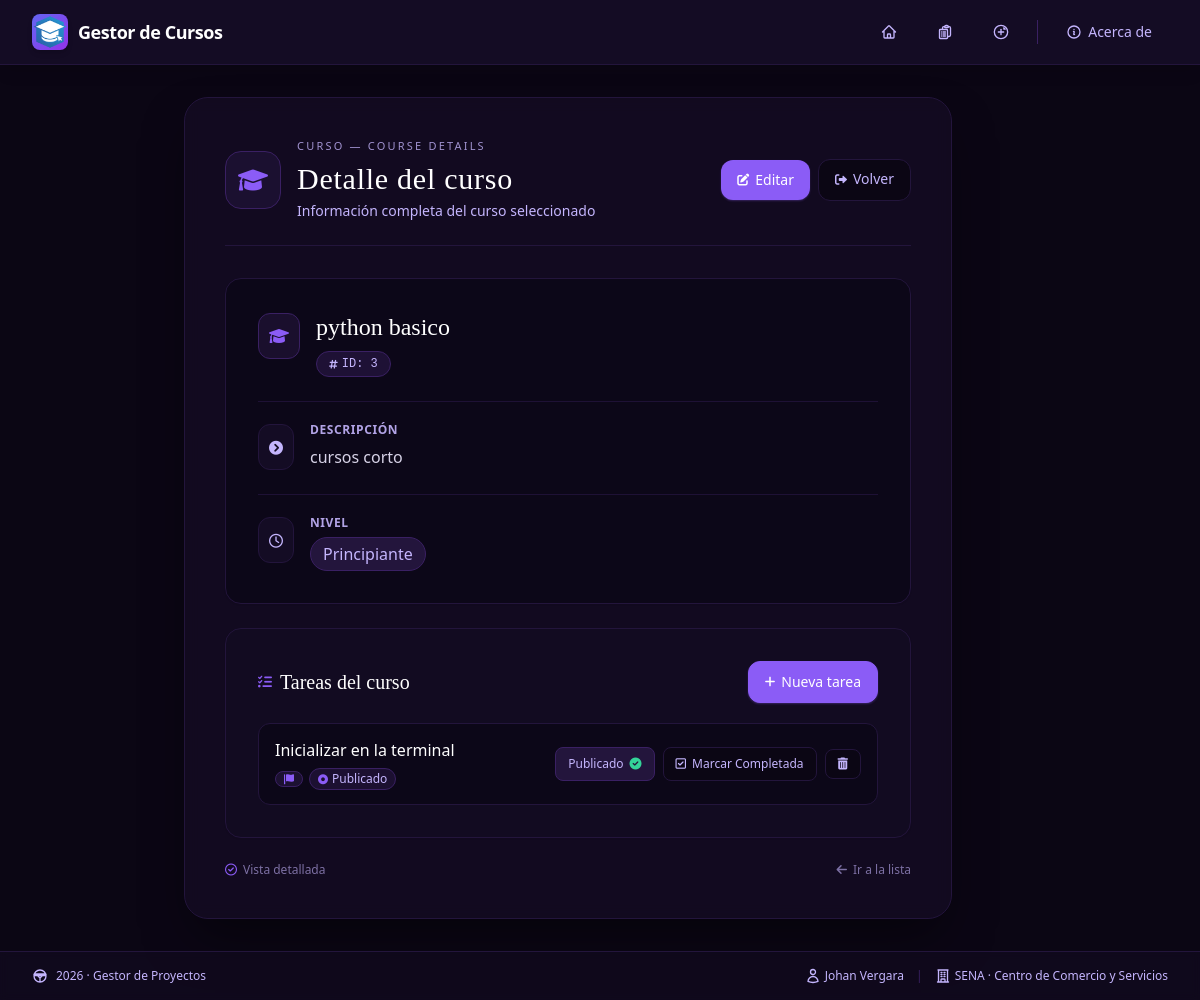
/curso/3/, run on the app's committed database.
### gestion_cursos/models.py (models this page shows)
class Cursos(models.Model):
    titulo = models.CharField(max_length=100) #Un campo de texto osea un (Varchar)
    descripcion = models.TextField() #Campo de texto blanco
    nivel = models.CharField(max_length=13)

class Leccion(models.Model):
    ESTADO_CHOICES = [
        ('BORRADOR', 'Borrador'),
        ('PUBLICADO', 'Publicado'),
    ]
    curso = models.ForeignKey(
        Cursos,
        on_delete = models.CASCADE,
        related_name='lecciones',
    )
    titulo = models.CharField(max_length=50)
    contenido = models.CharField(max_length=200)
    duracion = models.IntegerField()
    estado = models.CharField(
        max_length=9,
        choices= ESTADO_CHOICES,
        default='BORRADOR'
    )

### gestion_cursos/views.py (the view)
# urls.py: path('curso/<int:id>/', views.ver_curso, name='ver_curso'),
def ver_curso (request,id):
    curso = Cursos.objects.get(id=id)
    return render(request, 'detalle-curso.html',{'curso' : curso})

### gestion_cursos/templates/detalle-curso.html (shortened to what this page needs)
{% extends 'layouts/base.html' %}
{% block content %}
<body class="min-h-screen flex items-center justify-center p-4 md:p-8 bg-dark-purple-950 text-dark-purple-100 antialiased">
    <div class="w-full max-w-3xl bg-dark-purple-900/80 backdrop-blur rounded-3xl shadow-2xl shadow-black/50 p-6 md:p-10 border border-dark-purple-800">
        <div class="flex items-start sm:items-center gap-4 mb-8 border-b border-dark-purple-800 pb-6">
            <div class="bg-dark-purple-800/60 p-3 rounded-2xl text-dark-purple-500 border border-dark-purple-700 shrink-0">
                <i class="fa-solid fa-graduation-cap text-2xl"></i>
            </div>
            <div class="flex-1 min-w-0">
                <span class="text-[11px] tracking-[0.2em] uppercase text-dark-purple-300/80 block mb-1.5">
                    CURSO — Course Details
                </span>
                <h1 class="text-2xl md:text-3xl font-jp-serif font-light text-white tracking-wide leading-tight">
                    Detalle del curso
                </h1>
                <p class="text-sm text-dark-purple-300 font-light mt-1">
                    Información completa del curso seleccionado
                </p>
            </div>
            <div class="flex items-center gap-2 shrink-0">
                <a href="{% url 'editar_curso' curso.id %}"
                   class="inline-flex items-center gap-1.5 px-4 py-2.5 bg-dark-purple-500 hover:bg-purple-500 text-white text-sm font-medium rounded-xl transition-all shadow-sm shadow-dark-purple-500/30 hover:shadow-md hover:shadow-dark-purple-500/40">
                    <i class="fa-solid fa-pen-to-square text-xs"></i>
                    <span class="hidden sm:inline">
                        Editar
                    </span>
                </a>
                <a href="{% url 'cursos' %}"
                   class="inline-flex items-center gap-1.5 px-4 py-2.5 bg-dark-purple-950 text-dark-purple-300 text-sm font-medium rounded-xl border border-dark-purple-800 hover:bg-dark-purple-800 hover:text-white hover:border-dark-purple-700 transition-all">
                    <i class="fa-solid fa-right-from-bracket text-xs"></i>
                    <span class="hidden sm:inline">
                        Volver
                    </span>
                </a>
            </div>
        </div>
        <div class="detalle-card bg-dark-purple-950/60 rounded-2xl p-6 md:p-8 border border-dark-purple-800 shadow-sm">
            <div class="flex items-start gap-4 mb-6">
                <div class="bg-dark-purple-800/60 p-2.5 rounded-xl text-dark-purple-500 border border-dark-purple-700 mt-0.5 shrink-0">
                    <i class="fa-solid fa-graduation-cap"></i>
                </div>
                <div class="min-w-0">
                    <h2 class="text-xl md:text-2xl font-jp-serif font-medium text-white break-words">
                        {{ curso.titulo }}
                    </h2>
                    <span class="inline-flex items-center gap-1 mt-2 text-xs font-mono bg-dark-purple-800/80 text-dark-purple-300 px-3 py-1 rounded-full border border-dark-purple-700">
                        <i class="fa-solid fa-hashtag text-[10px]"></i>
                        ID: {{ curso.id }}
                    </span>
                </div>
            </div>
            <div class="flex items-start gap-4 mb-6 border-t border-dark-purple-800/80 pt-5">
                <div class="bg-dark-purple-900 p-2.5 rounded-xl text-dark-purple-300 mt-0.5 border border-dark-purple-800 shrink-0">
                    <i class="fa-solid fa-circle-chevron-right text-sm"></i>
                </div>
                <div class="flex-1 min-w-0">
                    <p class="text-xs font-semibold text-dark-purple-300/90 uppercase tracking-wider">
                        Descripción
                    </p>
                    <p class="text-base text-dark-purple-100/90 leading-relaxed mt-1.5 break-words">
                        {{ curso.descripcion }}
                    </p>
                </div>
            </div>
            <div class="flex items-start gap-4 border-t border-dark-purple-800/80 pt-5">
                <div class="bg-dark-purple-900 p-2.5 rounded-xl text-dark-purple-300 mt-0.5 border border-dark-purple-800 shrink-0">
                    <i class="fa-regular fa-clock text-sm"></i>
                </div>
                <div>
                    <p class="text-xs font-semibold text-dark-purple-300/90 uppercase tracking-wider">
                        Nivel
                    </p>
                    <p class="text-base text-dark-purple-100 font-medium mt-1.5 flex flex-wrap items-center gap-2">
                        <span class="bg-dark-purple-800 px-3 py-1 rounded-full text-dark-purple-300 border border-dark-purple-700">
                            {{ curso.nivel }}
                        </span>
                    </p>
                </div>
            </div>
        </div>
        <div class="mt-6 bg-dark-purple-900/60 rounded-2xl p-6 md:p-8 border border-dark-purple-800 shadow-sm">
            <div class="flex items-center justify-between gap-4 mb-5">
                <div class="flex items-center gap-2">
                    <i class="fa-solid fa-list-check text-dark-purple-500 text-sm"></i>
                    <h2 class="text-xl font-jp-serif font-medium text-white">
                        Tareas del curso
                    </h2>
                </div>
                <a href="{% url 'crear_leccion' curso.id %}"
                   class="shrink-0 inline-flex items-center gap-1.5 px-4 py-2.5 bg-dark-purple-500 text-white text-sm font-medium rounded-xl border border-dark-purple-500 hover:bg-purple-500 transition-colors shadow-sm shadow-dark-purple-500/30">
                    <i class="fa-solid fa-plus text-xs"></i>
                    <span class="hidden sm:inline">
                        Nueva tarea
                    </span>
                </a>
            </div>
            <ul class="space-y-2.5">
                {% for leccion in curso.lecciones.all %}
                <li class="tarea-row bg-dark-purple-950/70 border border-dark-purple-800 rounded-xl px-4 py-3.5 flex flex-col sm:flex-row sm:items-center justify-between gap-3">
                    <div class="min-w-0">
                        <p class="text-white font-medium truncate">
                            {{ leccion.titulo }}
                        </p>
                        <p class="text-xs text-dark-purple-300/90 mt-1.5 flex flex-wrap items-center gap-1.5">
                            <span class="inline-flex items-center gap-1 bg-dark-purple-800/70 text-dark-purple-300 px-2 py-0.5 rounded-full border border-dark-purple-700">
                                <i class="fa-solid fa-flag text-[10px] text-dark-purple-500"></i>
                            </span>
                            <span class="inline-flex items-center gap-1 bg-dark-purple-800/70 text-dark-purple-300 px-2 py-0.5 rounded-full border border-dark-purple-700">
                                <i class="fa-solid fa-circle-dot text-[10px] text-dark-purple-500"></i>
                                {{ leccion.get_estado_display }}
                            </span>
                        </p>
                    </div>
                    <div class="flex items-center gap-2 shrink-0">
                        <form action="{% url 'avanzar_estado_leccion' leccion.id %}" method="post">
                            <button type="submit"
                                    class="inline-flex items-center gap-1.5 px-3 py-2 bg-dark-purple-800 hover:bg-dark-purple-700 text-dark-purple-300 hover:text-white text-xs font-medium rounded-lg border border-dark-purple-700 transition-all">
                                {{ leccion.get_estado_display }}
                                {% if leccion.estado == 'PUBLICADO' %}
                                    <i class="fa-solid fa-circle-check text-emerald-400"></i>
                                {% else %}
                                    <i class="fa-solid fa-arrow-right btn-icon"></i>
                                {% endif %}
                            </button>
                        </form>
                        <form action="{% url 'avanzar_estado_leccion' leccion.id %}" method="post">
                            <button type="submit"
                                    class="inline-flex items-center gap-1.5 px-3 py-2 bg-dark-purple-950 hover:bg-emerald-900/40 text-dark-purple-300 hover:text-emerald-300 text-xs font-medium rounded-lg border border-dark-purple-800 hover:border-emerald-700/60 transition-all">
                                <i class="fa-regular fa-square-check"></i>
                                <span class="hidden sm:inline">
                                    Marcar Completada
                                </span>
                            </button>
                        </form>
                        <form action="{% url 'eliminar_leccion' leccion.id %}" method="POST">
                            <button type="submit"
                                    onclick="return confirm('¿Seguro de eliminar la tarea?')"
                                    class="inline-flex items-center gap-1.5 px-3 py-2 bg-dark-purple-950 hover:bg-emerald-900/40 text-dark-purple-300 hover:text-emerald-300 text-xs font-medium rounded-lg border border-dark-purple-800 hover:border-emerald-700/60 transition-all">
                                <i class="fa-solid fa-trash-can"></i>
                            </button>
                        </form>
                    </div>
                </li>
                {% empty %}
                <li class="text-sm text-dark-purple-300/70 py-6 text-center border border-dashed border-dark-purple-800 rounded-xl">
                    <i class="fa-regular fa-clipboard block text-2xl mb-2 text-dark-purple-700"></i>
                    Este curso aún no tiene tareas.
                </li>
                {% endfor %}
            </ul>
        </div>
        <div class="mt-6 text-xs text-dark-purple-300/60 flex justify-between items-center">
            <span class="flex items-center gap-1.5">
                <i class="fa-regular fa-circle-check text-dark-purple-500"></i>
                Vista detallada
            </span>
            <a href="{% url 'cursos' %}"
               class="flex items-center gap-1.5 hover:text-dark-purple-300 transition-colors">
                <i class="fa-solid fa-arrow-left"></i>
                Ir a la lista
            </a>
        </div>
    </div>
</body>
{% endblock %}

### gestion_cursos/templates/layouts/base.html (style rules this page uses)
.detalle-card { transition: transform 0.2s ease, box-shadow 0.2s ease, border-color 0.2s ease; }
.tarea-row { transition: border-color 0.15s ease, background-color 0.15s ease; }

### data on the page
Cursos: titulo "python basico", id "3", descripcion "cursos corto", nivel "Principiante"
Leccion: titulo "Inicializar en la terminal", estado "Publicado"
